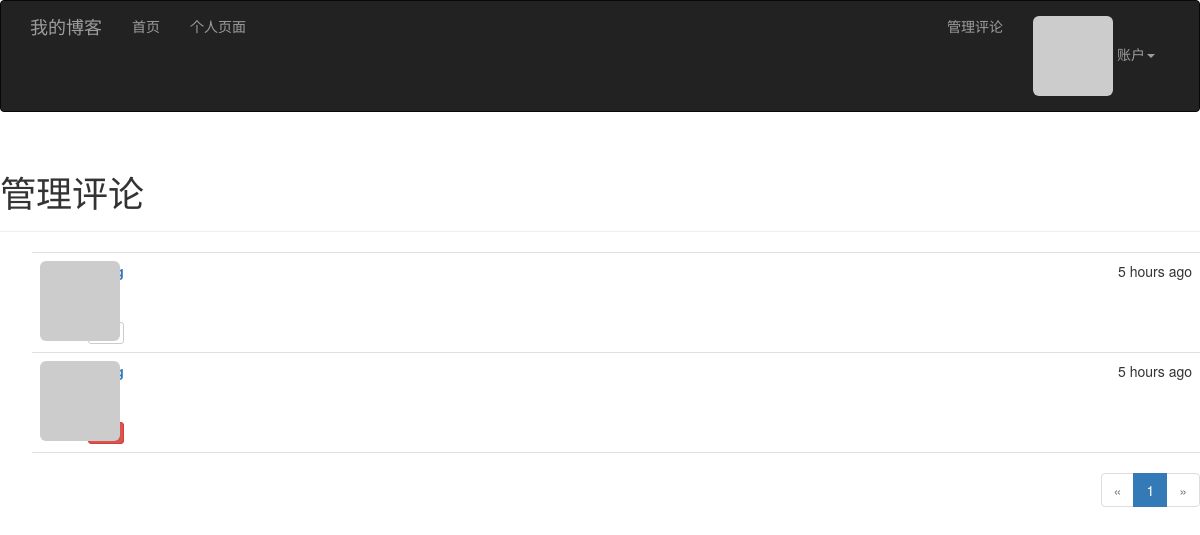
Page /moderate (signed in) on the earlier database version.
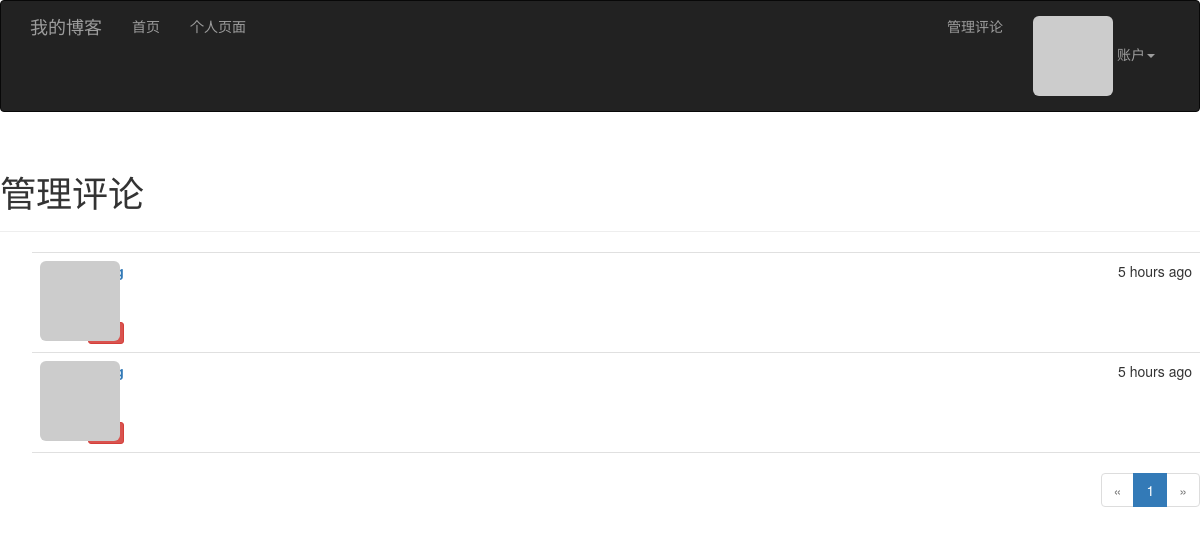
Same page on the later database version.
### app/main/views.py (the view)
@main.route('/moderate')
@login_required
@permission_required(Permission.MODERATE_COMMENTS)
def moderate():
    page = request.args.get('page', 1, type=int)
    pagination = Comment.query.order_by(Comment.timestamp.desc()).paginate(
        page, per_page=current_app.config['BLOG_COMMENTS_PER_PAGE'],
        error_out=False)
    comments = pagination.items
    return render_template('moderate.html', comments=comments,
                           pagination=pagination, page=page)

### app/auth/views.py (called while the page is built)
@auth.before_app_request
def before_request():
    if current_user.is_authenticated:
        current_user.ping()
        if not current_user.confirmed \
            and request.endpoint \
            and request.endpoint[:5] != 'auth.' \
            and request.endpoint != 'static':
            return redirect(url_for('auth.unconfirmed'))

### app/main/__init__.py (called while the page is built)
@main.app_context_processor
def inject_permission():
    return dict(Permission=Permission)

### app/models.py (called while the page is built)
@login_manager.user_loader
def load_user(user_id):
    return User.query.get(int(user_id))

    def ping(self):
        self.last_seen = datetime.utcnow()
        db.session.add(self)

    def gravatar(self, size=100, default='identicon', rating='g'):
        if request.is_secure:
            url = 'http://secure.gravatar.com/avatar'
        else:
            url = 'http://www.gravatar.com/avatar'
        hash = self.avatar_hash or hashlib.md5(
            self.email.encode('utf-8')).hexdigest()
        return '{url}/{hash}?s={size}&d={default}&={rating}'.format(
            url=url, hash=hash, size=size, default=default, rating=rating)

    def can(self, permissions):
        return self.role is not None and (self.role.permissions & permissions) == permissions

### app/templates/moderate.html (shortened to what this page needs)
{% extends "base.html" %}
{% import "_macros.html" as macros %}
{% block page_content %}
<div class="page-header">
    <h1>管理评论</h1>
</div>
{% set moderate = True %}
{% include '_comments.html' %}
{% if pagination %}
<div class="pagination">
    {{ macros.pagination_widget(pagination, '.moderate') }}
</div>
{% endif %}
{% endblock %}

Differences in the rows shown:
changed Comment (number 1 of 2 on the later page): disable True → False (drawn)
